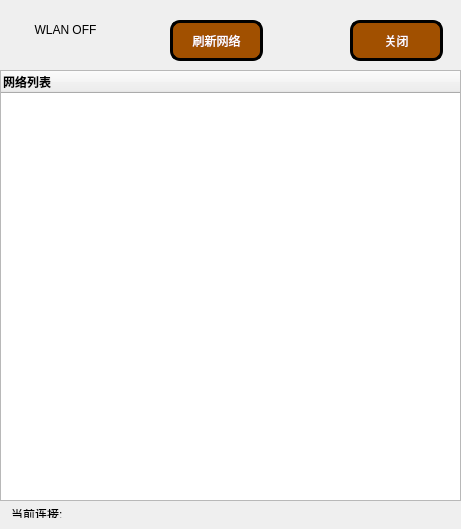
<?xml version="1.0" encoding="UTF-8"?>
<ui version="4.0">
 <class>MainWindowClass</class>
 <widget class="QDialog" name="MainWindowClass">
  <property name="geometry">
   <rect>
    <x>0</x>
    <y>0</y>
    <width>461</width>
    <height>529</height>
   </rect>
  </property>
  <property name="windowTitle">
   <string>MainWindow</string>
  </property>
  <widget class="QTreeWidget" name="wifi_treeWidget">
   <property name="geometry">
    <rect>
     <x>0</x>
     <y>70</y>
     <width>461</width>
     <height>431</height>
    </rect>
   </property>
   <property name="columnCount">
    <number>1</number>
   </property>
   <column>
    <property name="text">
     <string notr="true">网络列表</string>
    </property>
    <property name="font">
     <font>
      <weight>75</weight>
      <bold>true</bold>
     </font>
    </property>
   </column>
  </widget>
  <widget class="QPushButton" name="btnRefreshWIFI">
   <property name="geometry">
    <rect>
     <x>170</x>
     <y>20</y>
     <width>93</width>
     <height>41</height>
    </rect>
   </property>
   <property name="styleSheet">
    <string notr="true">QPushButton:pressed{background-color:rgb(204, 228, 247);border-style: inset;}
QPushButton{ color: rgb(255,255,255); font: 10pt &quot;华光大黑_CNKI&quot;;background-color:  rgb(161, 80, 0); border:3px black;border-radius:10px;border-style: outset;}</string>
   </property>
   <property name="text">
    <string>刷新网络</string>
   </property>
  </widget>
  <widget class="QToolButton" name="btnWlanOpenControl">
   <property name="geometry">
    <rect>
     <x>30</x>
     <y>0</y>
     <width>71</width>
     <height>60</height>
    </rect>
   </property>
   <property name="styleSheet">
    <string notr="true">QToolButton:hover{background-color:rgba(229, 241, 251,255);}
QToolButton:pressed{background-color:rgb(177, 209, 252);border-style: inset;}
QToolButton{background-color: rgba(73, 150, 254, 0);border-radius:4px;}
QToolButton::menu-indicator{image:none;}</string>
   </property>
   <property name="text">
    <string>WLAN OFF</string>
   </property>
   <property name="icon">
    <iconset resource="MainWindow.qrc">
     <normaloff>:/icon/wifiOFF.png</normaloff>:/icon/wifiOFF.png</iconset>
   </property>
   <property name="iconSize">
    <size>
     <width>40</width>
     <height>40</height>
    </size>
   </property>
   <property name="checkable">
    <bool>true</bool>
   </property>
   <property name="toolButtonStyle">
    <enum>Qt::ToolButtonTextUnderIcon</enum>
   </property>
  </widget>
  <widget class="QWidget" name="layoutWidget">
   <property name="geometry">
    <rect>
     <x>0</x>
     <y>498</y>
     <width>461</width>
     <height>31</height>
    </rect>
   </property>
   <layout class="QHBoxLayout" name="horizontalLayout">
    <item>
     <widget class="QLabel" name="label_3">
      <property name="minimumSize">
       <size>
        <width>160</width>
        <height>0</height>
       </size>
      </property>
      <property name="maximumSize">
       <size>
        <width>160</width>
        <height>16777215</height>
       </size>
      </property>
      <property name="styleSheet">
       <string notr="true">font: 10pt &quot;Agency FB&quot;;</string>
      </property>
      <property name="text">
       <string>当前连接:</string>
      </property>
     </widget>
    </item>
    <item>
     <widget class="QLabel" name="ActiveWifiName_Lab">
      <property name="styleSheet">
       <string notr="true">font: 13pt &quot;Agency FB&quot;;
color: rgb(161, 80, 0);</string>
      </property>
      <property name="text">
       <string/>
      </property>
     </widget>
    </item>
   </layout>
  </widget>
  <widget class="QPushButton" name="btnClose">
   <property name="geometry">
    <rect>
     <x>350</x>
     <y>20</y>
     <width>93</width>
     <height>41</height>
    </rect>
   </property>
   <property name="styleSheet">
    <string notr="true">QPushButton:pressed{background-color:rgb(204, 228, 247);border-style: inset;}
QPushButton{ color: rgb(255,255,255); font: 10pt &quot;华光大黑_CNKI&quot;;background-color:  rgb(161, 80, 0); border:3px black;border-radius:10px;border-style: outset;}</string>
   </property>
   <property name="text">
    <string>关闭</string>
   </property>
  </widget>
 </widget>
 <layoutdefault spacing="6" margin="11"/>
 <resources>
  <include location="MainWindow.qrc"/>
 </resources>
 <connections/>
</ui>
